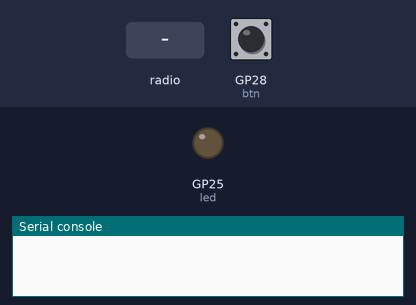
The program below on a simulated Raspberry Pi Pico running MicroPython. Shown: output pins drawn as LEDs (lit = HIGH), the last lines printed to the serial console. Inputs (shaded band) come from the test bench; at power-on: GP28 (btn) LOW. No radio messages arrive unless stated (any console line starting 'radio sent:' is added by the test bench); pins used as bus, display or sensor lines are not drawn.

Above: at 1.2 s.
1.3 s: GP28 (btn) pulled HIGH for 0.15 s
At 1.37 s:
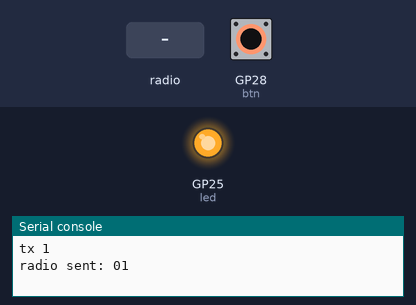
2.9 s: radio message "1" arrives
At 3.4 s:
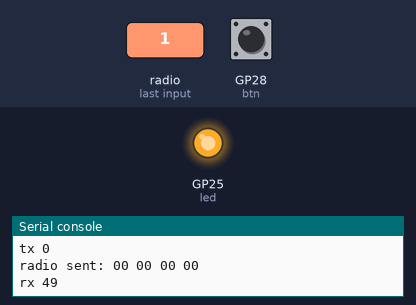
4.4 s: GP28 (btn) pulled HIGH for 1 s
At 6.5 s:
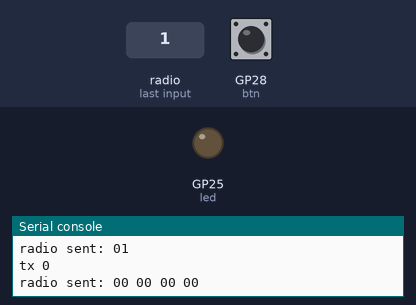
6.9 s: GP28 (btn) pulled HIGH for 3.2 s
At 7.6 s:
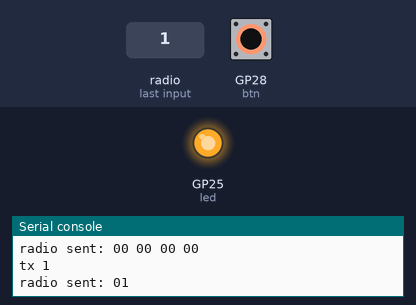
Timing chart, 0 to 11.6 s (numbered marks = the images above; inputs shaded):
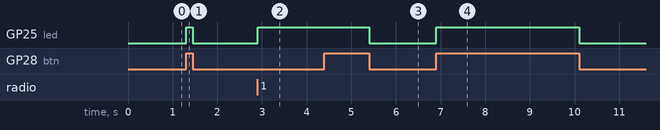

The program:

Rpi-Pico-NRF-Test-App.py
```python
from machine import Pin, SPI
import struct

from nrf24l01 import NRF24L01

led = Pin(25, Pin.OUT)                # LED
btn = Pin(28, Pin.IN, Pin.PULL_DOWN)  # button press
csn = Pin(15, mode=Pin.OUT, value=1)  # chip select not
ce  = Pin(14, mode=Pin.OUT, value=0)  # chip enable

# Addresses are in little-endian format. They correspond to big-endian
# 0xf0f0f0f0e1, 0xf0f0f0f0d2 - swap these on the other Pico!
pipes = (b"\xe1\xf0\xf0\xf0\xf0", b"\xd2\xf0\xf0\xf0\xf0")

def setup():
    nrf = NRF24L01(SPI(0), csn, ce, payload_size=4)

    nrf.open_tx_pipe(pipes[0])
    nrf.open_rx_pipe(1, pipes[1])
    nrf.start_listening()

    led.value(0)
    return nrf

def demo(nrf):
    state = 0
    while True:
        if state != btn.value():
            state = btn.value()
            led.value(state)

            print("tx", state)
            nrf.stop_listening()
            try:
                nrf.send(struct.pack("i", state))
            except OSError:
                print('message lost')
            nrf.start_listening()

        if nrf.any():
            buf = nrf.recv()
            got = struct.unpack("i", buf)[0]
            print("rx", got)
            led.value(got)

def auto_ack(nrf):
    nrf.reg_write(0x01, 0b11111000)  # enable auto-ack on all pipes


nrf = setup()
auto_ack(nrf)
demo(nrf)
```

Measured:
- after the input at 1.3 s, GP25 (led): LOW → HIGH at once, → LOW 0.15 s later
- after the input at 2.9 s, GP25 (led): LOW → HIGH at once
- after the input at 4.4 s, GP25 (led): HIGH → LOW after 1.0 s
- after the input at 6.9 s, GP25 (led): LOW → HIGH at once, → LOW 3.2 s later
